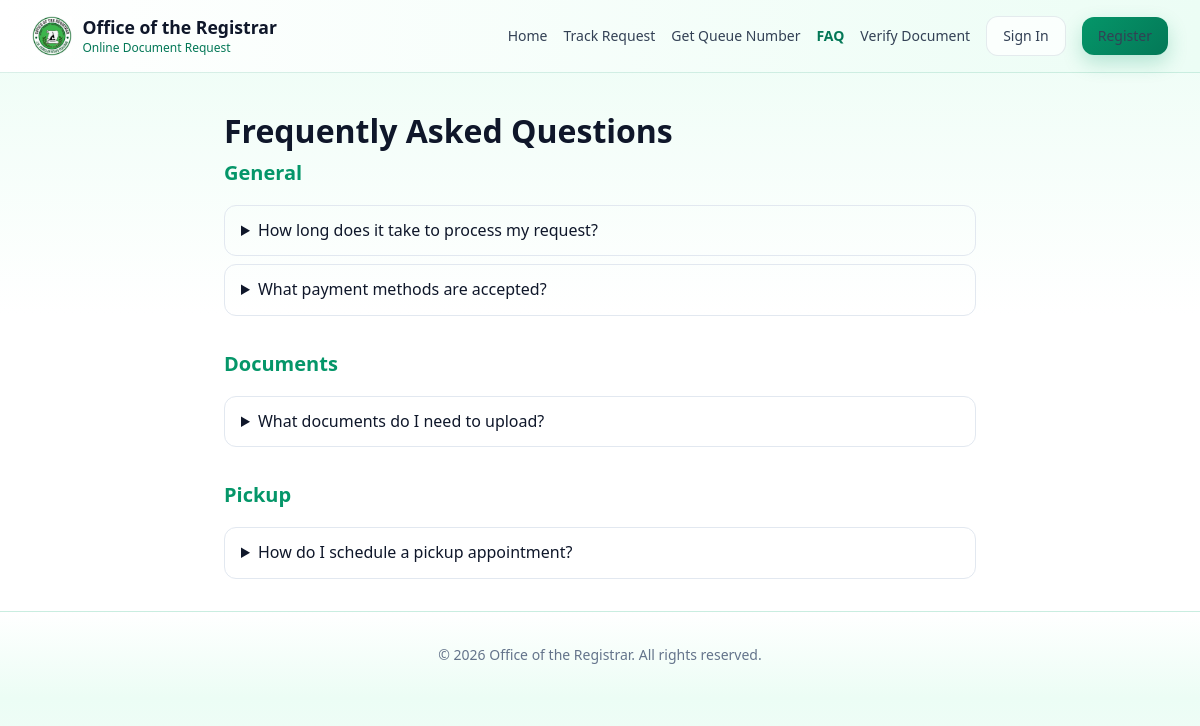
The app's page /faq.php with its own data.
### tables this page shows
CREATE TABLE faqs (
    id INT UNSIGNED AUTO_INCREMENT PRIMARY KEY,
    category VARCHAR(100) DEFAULT 'General',
    question TEXT NOT NULL,
    answer TEXT NOT NULL,
    sort_order INT DEFAULT 0,
    is_active TINYINT(1) DEFAULT 1,
    created_at TIMESTAMP DEFAULT CURRENT_TIMESTAMP
);

### includes/functions.php (called while the page is built, shortened)
<?php
function e(?string $str): string {
    return htmlspecialchars($str ?? '', ENT_QUOTES, 'UTF-8');
}

### faq.php (the view, shortened to what this page needs)
<?php
require_once __DIR__ . '/includes/functions.php';
require_once __DIR__ . '/includes/ui.php';
$db = getDB();
$faqs = $db->query('SELECT * FROM faqs WHERE is_active = 1 ORDER BY sort_order, category')->fetchAll();
$grouped = [];
foreach ($faqs as $faq) {
    $grouped[$faq['category']][] = $faq;
}
?>
<!DOCTYPE html>
<html lang="en">
<head>
    <link rel="stylesheet" href="<?= APP_URL ?>/assets/css/style.css">
    <link rel="stylesheet" href="https://cdnjs.cloudflare.com/ajax/libs/font-awesome/6.5.1/css/all.min.css">
</head>
<body class="landing-page">
<div class="container page-container">
    <h1>Frequently Asked Questions</h1>
    <?php foreach ($grouped as $category => $items): ?>
        <div class="faq-section">
            <h2><?= e($category) ?></h2>
            <?php foreach ($items as $faq): ?>
                <details class="faq-item">
                    <summary><?= e($faq['question']) ?></summary>
                </details>
            <?php endforeach; ?>
        </div>
    <?php endforeach; ?>
</div>
</body>
</html>

### records on screen
faqs: question "How long does it take to process my request?"
faqs: question "What payment methods are accepted?"
faqs: question "What documents do I need to upload?"
faqs: question "How do I schedule a pickup appointment?"

### other values on screen
APP_NAME "Office of the Registrar"
APP_SYSTEM_NAME "Online Document Request"
$link['label'] "Home"
$link['label'] "Track Request"
$link['label'] "Get Queue Number"
$link['label'] "FAQ"
$link['label'] "Verify Document"
$link['label'] "Sign In"
$link['label'] "Register"
$category "General"
$category "Documents"
$category "Pickup"
